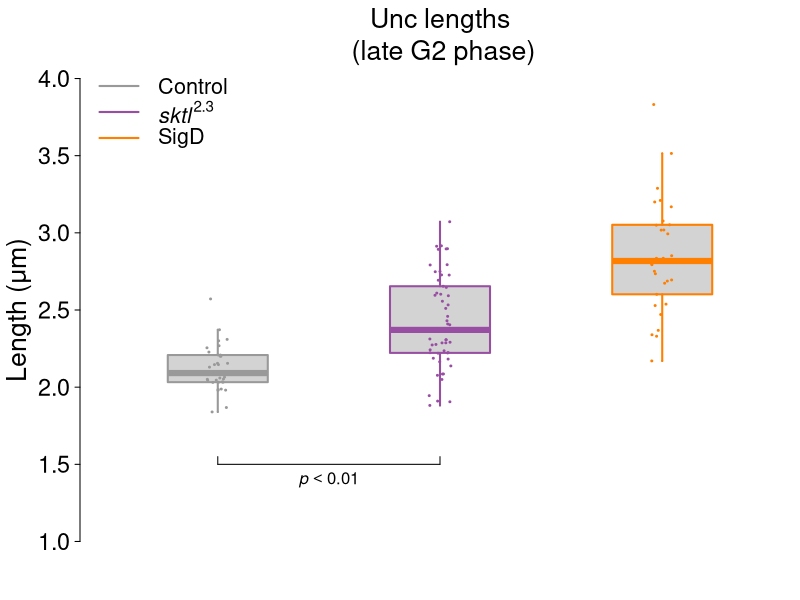

This figure's R source:
#' Plotting Unc-GFP lengths
#' n = 30-60

#png(filename="unc.png", width=7, height=6,units="in", res=600)

# import data
df <- read.csv('unc.csv', header=TRUE)
df <- cbind(df[,1], df[,3], df[,2])
    
addNoise <- function(mtx) {
    if (!is.matrix(mtx)) mtx <- matrix(mtx, byrow = TRUE, nrow = 1)
    random.stuff <- matrix(runif(prod(dim(mtx)), min = -0.0001, max = 0.01), nrow = dim(mtx)[1])
    random.stuff + mtx
}

df <- addNoise(df)

library(RColorBrewer)

cols <- brewer.pal(9,"Set1")[c(9,4,5)]

par(bty="n",
    mar=c(2, 4, 3, 0),  # plot margins b-l-t-r
    las=1,              # horizontal labels
    tcl=-.25,           # tick length
    font.main=1,        # plain font
    mgp=c(2.5, 0.5, 0),  # axis spacings
    cex.lab=1.6,
    cex.axis=1.4,
    ps=12
)


xat <- c(1,
         2,
         3)
b <- boxplot(df,
             xaxt="n",       # no x-axis
             yaxt="n",
             boxwex=0.45,    # boxwidth
             lty=1,          # line type, 1 = solid
             staplewex=0,    # no staples
             log="",         # no log scaling
             ylim=c(1, 4),
             at=xat,
             border=cols,
             lwd=2,
             outline=FALSE
)          # line weight

stripchart(apply(df, 2, as.list),
           vertical=TRUE,
           method="jitter",
           add=TRUE,
           pch=20,
           cex=0.4,
           col=cols,
           at=xat,
           jitter=0.05)

title("Unc lengths\n (late G2 phase)", font.main=1, cex.main=1.6, line=0)
title(ylab=expression(paste("Length (", "μ", "m)", sep="")), line=2.2)

axis(2, at=seq(1, 4, 0.5), labels=TRUE, col.ticks=1, lwd=1)

temp.labels = c("Control", expression(italic("sktl")^{2.3}), "SigD")
legend("topleft", cex=1.3, col=cols, lty=1, lwd=2, temp.labels, bty="n")

offset <- 0.015
yat <- 0.9
lines(c(xat[4], xat[5]), c(yat, yat))
lines(c(xat[4], xat[4]), c(yat+offset, yat))
lines(c(xat[5], xat[5]), c(yat+offset, (yat)))
text((xat[4] + xat[5])/2, yat-3*offset, expression(italic('N.S.')), cex=1)

offset <- 0.05
yat <- 1.5
lines(c(xat[1], xat[2]), c(yat, yat))
lines(c(xat[1], xat[1]), c(yat+offset, yat))
lines(c(xat[2], xat[2]), c(yat+offset, yat))
text((xat[1] + xat[2])/2, yat-2*offset, expression(italic('p')<0.01), cex=1)



#dev.off()

